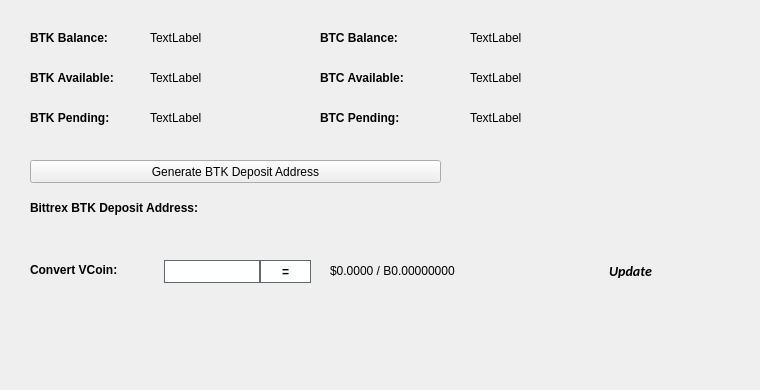
   <widget class="QWidget" name="BalanceTab">
    <attribute name="title">
     <string>Balance</string>
    </attribute>
    <widget class="QLabel" name="BitcoinBalanceLabel">
     <property name="geometry">
      <rect>
       <x>470</x>
       <y>30</y>
       <width>150</width>
       <height>16</height>
      </rect>
     </property>
     <property name="text">
      <string>TextLabel</string>
     </property>
    </widget>
    <widget class="QLabel" name="BTKBalanceLabel">
     <property name="geometry">
      <rect>
       <x>150</x>
       <y>30</y>
       <width>150</width>
       <height>16</height>
      </rect>
     </property>
     <property name="text">
      <string>TextLabel</string>
     </property>
    </widget>
    <widget class="QLabel" name="label_11">
     <property name="geometry">
      <rect>
       <x>30</x>
       <y>30</y>
       <width>101</width>
       <height>16</height>
      </rect>
     </property>
     <property name="font">
      <font>
       <weight>75</weight>
       <bold>true</bold>
      </font>
     </property>
     <property name="text">
      <string>BTK Balance:</string>
     </property>
    </widget>
    <widget class="QLabel" name="label_12">
     <property name="geometry">
      <rect>
       <x>320</x>
       <y>30</y>
       <width>101</width>
       <height>16</height>
      </rect>
     </property>
     <property name="font">
      <font>
       <weight>75</weight>
       <bold>true</bold>
      </font>
     </property>
     <property name="text">
      <string>BTC Balance:</string>
     </property>
    </widget>
    <widget class="QLabel" name="BTKAvailableLabel_2">
     <property name="geometry">
      <rect>
       <x>150</x>
       <y>70</y>
       <width>150</width>
       <height>16</height>
      </rect>
     </property>
     <property name="text">
      <string>TextLabel</string>
     </property>
    </widget>
    <widget class="QLabel" name="label_13">
     <property name="geometry">
      <rect>
       <x>30</x>
       <y>70</y>
       <width>111</width>
       <height>16</height>
      </rect>
     </property>
     <property name="font">
      <font>
       <weight>75</weight>
       <bold>true</bold>
      </font>
     </property>
     <property name="text">
      <string>BTK Available:</string>
     </property>
    </widget>
    <widget class="QLabel" name="label_14">
     <property name="geometry">
      <rect>
       <x>30</x>
       <y>110</y>
       <width>101</width>
       <height>16</height>
      </rect>
     </property>
     <property name="font">
      <font>
       <weight>75</weight>
       <bold>true</bold>
      </font>
     </property>
     <property name="text">
      <string>BTK Pending:</string>
     </property>
    </widget>
    <widget class="QLabel" name="BTKPendingLabel">
     <property name="geometry">
      <rect>
       <x>150</x>
       <y>110</y>
       <width>150</width>
       <height>16</height>
      </rect>
     </property>
     <property name="text">
      <string>TextLabel</string>
     </property>
    </widget>
    <widget class="QLabel" name="label_15">
     <property name="geometry">
      <rect>
       <x>320</x>
       <y>70</y>
       <width>111</width>
       <height>16</height>
      </rect>
     </property>
     <property name="font">
      <font>
       <weight>75</weight>
       <bold>true</bold>
      </font>
     </property>
     <property name="text">
      <string>BTC Available:</string>
     </property>
    </widget>
    <widget class="QLabel" name="BitcoinAvailableLabel">
     <property name="geometry">
      <rect>
       <x>470</x>
       <y>70</y>
       <width>150</width>
       <height>16</height>
      </rect>
     </property>
     <property name="text">
      <string>TextLabel</string>
     </property>
    </widget>
    <widget class="QLabel" name="label_31">
     <property name="geometry">
      <rect>
       <x>320</x>
       <y>110</y>
       <width>111</width>
       <height>16</height>
      </rect>
     </property>
     <property name="font">
      <font>
       <weight>75</weight>
       <bold>true</bold>
      </font>
     </property>
     <property name="text">
      <string>BTC Pending:</string>
     </property>
    </widget>
    <widget class="QLabel" name="BitcoinPendingLabel">
     <property name="geometry">
      <rect>
       <x>470</x>
       <y>110</y>
       <width>150</width>
       <height>16</height>
      </rect>
     </property>
     <property name="text">
      <string>TextLabel</string>
     </property>
    </widget>
    <widget class="QLabel" name="label_33">
     <property name="geometry">
      <rect>
       <x>30</x>
       <y>200</y>
       <width>221</width>
       <height>16</height>
      </rect>
     </property>
     <property name="font">
      <font>
       <weight>75</weight>
       <bold>true</bold>
      </font>
     </property>
     <property name="text">
      <string>Bittrex BTK Deposit Address:</string>
     </property>
    </widget>
    <widget class="QPushButton" name="GenDepositBTN">
     <property name="geometry">
      <rect>
       <x>30</x>
       <y>160</y>
       <width>411</width>
       <height>23</height>
      </rect>
     </property>
     <property name="text">
      <string>Generate BTK Deposit Address</string>
     </property>
     <property name="icon">
      <iconset resource="../btk.qrc">
       <normaloff>:/icons/bitcoin</normaloff>:/icons/bitcoin</iconset>
     </property>
    </widget>
    <widget class="QLabel" name="DepositAddressLabel">
     <property name="geometry">
      <rect>
       <x>200</x>
       <y>200</y>
       <width>261</width>
       <height>16</height>
      </rect>
     </property>
     <property name="palette">
      <palette>
       <active>
        <colorrole role="WindowText">
         <brush brushstyle="SolidPattern">
          <color alpha="255">
           <red>0</red>
           <green>0</green>
           <blue>0</blue>
          </color>
         </brush>
        </colorrole>
        <colorrole role="Text">
         <brush brushstyle="SolidPattern">
          <color alpha="255">
           <red>0</red>
           <green>0</green>
           <blue>255</blue>
          </color>
         </brush>
        </colorrole>
       </active>
       <inactive>
        <colorrole role="WindowText">
         <brush brushstyle="SolidPattern">
          <color alpha="255">
           <red>0</red>
           <green>0</green>
           <blue>0</blue>
          </color>
         </brush>
        </colorrole>
        <colorrole role="Text">
         <brush brushstyle="SolidPattern">
          <color alpha="255">
           <red>0</red>
           <green>0</green>
           <blue>255</blue>
          </color>
         </brush>
        </colorrole>
       </inactive>
       <disabled>
        <colorrole role="WindowText">
         <brush brushstyle="SolidPattern">
          <color alpha="255">
           <red>120</red>
           <green>120</green>
           <blue>120</blue>
          </color>
         </brush>
        </colorrole>
        <colorrole role="Text">
         <brush brushstyle="SolidPattern">
          <color alpha="255">
           <red>120</red>
           <green>120</green>
           <blue>120</blue>
          </color>
         </brush>
        </colorrole>
       </disabled>
      </palette>
     </property>
     <property name="font">
      <font>
       <weight>75</weight>
       <bold>true</bold>
      </font>
     </property>
     <property name="text">
      <string/>
     </property>
     <property name="alignment">
      <set>Qt::AlignRight|Qt::AlignTrailing|Qt::AlignVCenter</set>
     </property>
     <property name="textInteractionFlags">
      <set>Qt::LinksAccessibleByMouse|Qt::TextSelectableByKeyboard|Qt::TextSelectableByMouse</set>
     </property>
    </widget>
    <widget class="QLabel" name="label_8">
     <property name="geometry">
      <rect>
       <x>460</x>
       <y>300</y>
       <width>281</width>
       <height>81</height>
      </rect>
     </property>
     <property name="text">
      <string/>
     </property>
     <property name="pixmap">
      <pixmap>:/images/bittrex</pixmap>
     </property>
    </widget>
    <widget class="QWidget" name="widgetConversion" native="true">
     <property name="geometry">
      <rect>
       <x>0</x>
       <y>250</y>
       <width>751</width>
       <height>43</height>
      </rect>
     </property>
     <property name="minimumSize">
      <size>
       <width>0</width>
       <height>43</height>
      </size>
     </property>
     <property name="styleSheet">
      <string notr="true"/>
     </property>
     <widget class="QPushButton" name="btnUpdateMarketData">
      <property name="geometry">
       <rect>
        <x>575</x>
        <y>0</y>
        <width>111</width>
        <height>41</height>
       </rect>
      </property>
      <property name="sizePolicy">
       <sizepolicy hsizetype="Expanding" vsizetype="Expanding">
        <horstretch>0</horstretch>
        <verstretch>0</verstretch>
       </sizepolicy>
      </property>
      <property name="font">
       <font>
        <family>calibri</family>
        <pointsize>-1</pointsize>
        <weight>75</weight>
        <italic>true</italic>
        <bold>true</bold>
       </font>
      </property>
      <property name="styleSheet">
       <string notr="true">margin:0px;text-align:center;padding:2px;border-radius:3px;font-style:italic;width:100px;font-size:14px;font-family:calibri;font-weight:600;</string>
      </property>
      <property name="text">
       <string>Update</string>
      </property>
      <property name="iconSize">
       <size>
        <width>150</width>
        <height>35</height>
       </size>
      </property>
      <property name="autoDefault">
       <bool>true</bool>
      </property>
      <property name="default">
       <bool>true</bool>
      </property>
     </widget>
     <widget class="QLabel" name="lblConvertVCoin">
      <property name="geometry">
       <rect>
        <x>30</x>
        <y>10</y>
        <width>131</width>
        <height>20</height>
       </rect>
      </property>
      <property name="styleSheet">
       <string notr="true"/>
      </property>
      <property name="text">
       <string>&lt;html&gt;&lt;head/&gt;&lt;body&gt;&lt;p&gt;&lt;span style=&quot; font-weight:600;&quot;&gt;Convert VCoin:&lt;/span&gt;&lt;/p&gt;&lt;/body&gt;&lt;/html&gt;</string>
      </property>
     </widget>
     <widget class="QLineEdit" name="txtConvertVCoinQty">
      <property name="geometry">
       <rect>
        <x>160</x>
        <y>10</y>
        <width>100</width>
        <height>23</height>
       </rect>
      </property>
      <property name="minimumSize">
       <size>
        <width>100</width>
        <height>23</height>
       </size>
      </property>
      <property name="maximumSize">
       <size>
        <width>100</width>
        <height>16777215</height>
       </size>
      </property>
      <property name="styleSheet">
       <string notr="true">border: 1px solid #61696c;margin-left:4px;</string>
      </property>
     </widget>
     <widget class="QPushButton" name="btnConvertBitcoin Turbo Koin">
      <property name="geometry">
       <rect>
        <x>260</x>
        <y>10</y>
        <width>51</width>
        <height>23</height>
       </rect>
      </property>
      <property name="minimumSize">
       <size>
        <width>0</width>
        <height>23</height>
       </size>
      </property>
      <property name="styleSheet">
       <string notr="true">border:1px solid #61696c;background:white;font-weight:600;</string>
      </property>
      <property name="text">
       <string>=</string>
      </property>
     </widget>
     <widget class="QLabel" name="lblConvertVCoinResults">
      <property name="geometry">
       <rect>
        <x>330</x>
        <y>0</y>
        <width>201</width>
        <height>41</height>
       </rect>
      </property>
      <property name="styleSheet">
       <string notr="true"/>
      </property>
      <property name="text">
       <string>$0.0000 / B0.00000000</string>
      </property>
     </widget>
     <widget class="QLabel" name="iconOverviewUpdateWait">
      <property name="geometry">
       <rect>
        <x>670</x>
        <y>10</y>
        <width>24</width>
        <height>24</height>
       </rect>
      </property>
      <property name="text">
       <string/>
      </property>
      <property name="pixmap">
       <pixmap resource="../btk.qrc">:/icons/transaction_1</pixmap>
      </property>
      <property name="scaledContents">
       <bool>true</bool>
      </property>
      <property name="alignment">
       <set>Qt::AlignCenter</set>
      </property>
     </widget>
    </widget>
   </widget>
